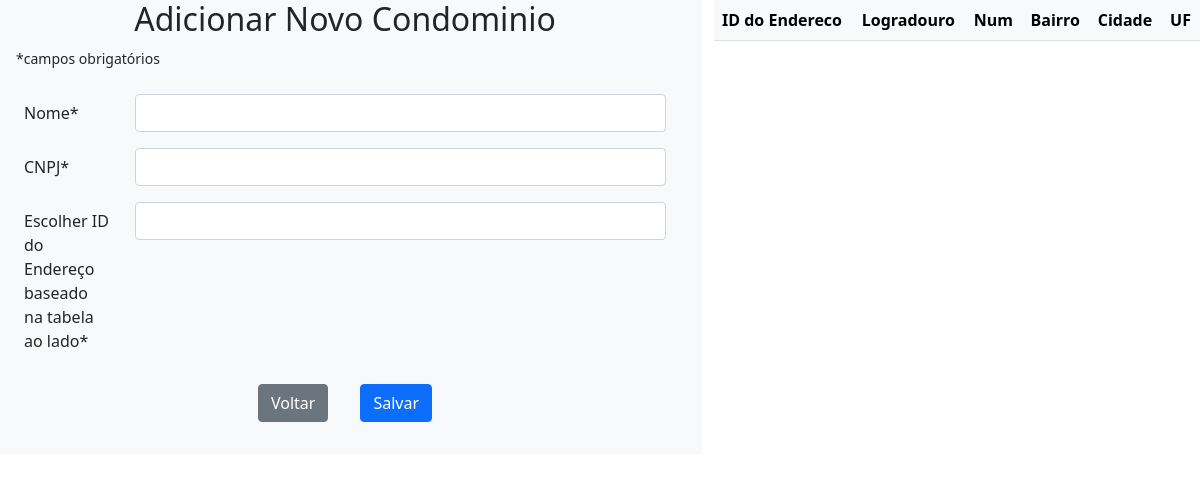
Page /T5_back/condominio/adicionar.php on the earlier database version.
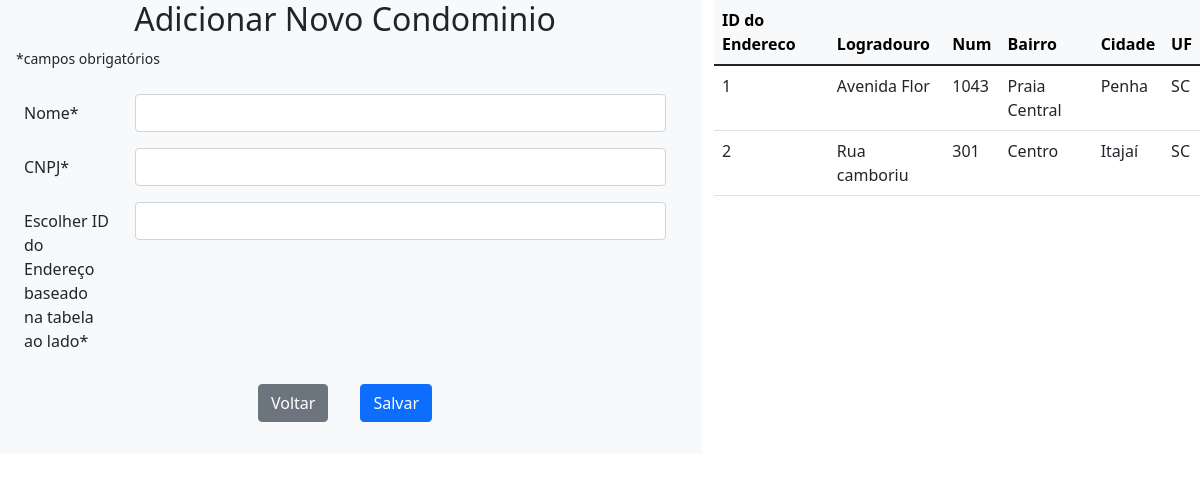
Same page on the later database version.
### tables this page shows
CREATE TABLE IF NOT EXISTS `Endereco` (
  `id` INT NOT NULL AUTO_INCREMENT COMMENT 'Codigo do endereço\n',
  `logradouro` VARCHAR(150) NULL COMMENT 'Rua do endereço\n',
  `numero` SMALLINT NULL COMMENT 'Numero do endereço\n',
  `bairro` VARCHAR(50) NULL COMMENT 'Bairro do endereço\n',
  `Cidade_id` INT NOT NULL COMMENT 'Código da cidade do endereço\n',
  PRIMARY KEY (`id`),
  INDEX `fk_Endereco_Cidade1_idx` (`Cidade_id` ASC) VISIBLE,
  CONSTRAINT `fk_Endereco_Cidade1`
    FOREIGN KEY (`Cidade_id`)
    REFERENCES `Cidade` (`id`)
    ON DELETE NO ACTION
    ON UPDATE NO ACTION);

CREATE TABLE IF NOT EXISTS `Cidade` (
  `id` INT NOT NULL AUTO_INCREMENT COMMENT 'Código da cidade\n',
  `nome` VARCHAR(50) NOT NULL COMMENT 'Nome da cidade\n',
  `uf` VARCHAR(2) NOT NULL COMMENT 'UF da cidade\n',
  PRIMARY KEY (`id`));

### T5_back/condominio/adicionar.php (the view, shortened to what this page needs)
<!DOCTYPE html>
<?php include('../connect.php'); ?>
<html>
<head>
    <link href="../../css/normalize.css" rel="stylesheet">
    <link href="../../css/bootstrap.min.css" rel="stylesheet">
</head>
<body>
    <div class="row">
        <div class="col-lg-7 bg-light">
                <h2 class="text-center">Adicionar Novo Condominio</h2>
                <small class="ms-3">*campos obrigatórios</small>
            <form class="m-3" action="adicionar_controller.php" method="post">
                <div class="row p-2">
                    <label class="col-2 col-form-label" for="nome">Nome*</label>
                    <div class="col-10">
                        <input class="form-control" type="text" name="nome" id="nome" required="true" maxlength="100" />
                    </div>
                </div>
                <div class="row p-2">
                    <label class="col-2 col-form-label" for="cnpj">CNPJ*</label>
                    <div class="col-10">
                        <input class="form-control" type="text" name="cnpj" id="cnpj" required="true" maxlength="18" />
                    </div>
                </div>
                <div class="row p-2">
                    <label class="col-2 col-form-label" for="senha">Escolher ID do Endereço baseado na tabela ao lado*</label>
                    <div class="col-10">
                        <input class="form-control" type="text" name="idEndereco" id="idEndereco" required="true" maxlength="10" />
                    </div>
                </div>
                <div class="d-flex justify-content-center">
                    <button class="btn btn-secondary m-3" type="button" onclick="location.href='../../index.php'">Voltar</button>
                    <button class="btn btn-primary m-3" type="submit">Salvar</button>
                </div>
            </form>
        </div>
        <div class="col-lg-5">
            <table class="table table-hover">
                <thead class="table-light">
                    <tr>
                        <th scope="col">ID do Endereco</th>
                        <th scope="col">Logradouro</th>
                        <th scope="col">Num</th>
                        <th scope="col">Bairro</th>
                        <th scope="col">Cidade</th>
                        <th scope="col">UF</th>
                    </tr>
                </thead>
                <tbody>
                    <?php
                    $sql = "SELECT endereco.id AS idEnd, endereco.logradouro, endereco.numero, endereco.bairro, cidade.nome, cidade.uf FROM endereco
            INNER JOIN cidade ON cidade.id=Endereco.Cidade_id";
                    if ($result = $mysqli->query($sql)) {
                        while ($row = $result->fetch_assoc()) {
                            echo "<tr>";
                            echo "<td>" . $row['idEnd'] . "</td>";
                            echo "<td>" . $row['logradouro'] . "</td>";
                            echo "<td>" . $row['numero'] . "</td>";
                            echo "<td>" . $row['bairro'] . "</td>";
                            echo "<td>" . $row['nome'] . "</td>";
                            echo "<td>" . $row['uf'] . "</td>";
                        }
                    }
                    ?>
                </tbody>
            </table>
        </div>
    </div>
</body>
</html>

Differences in the rows shown:
added endereco: id "1", logradouro "Avenida Flor", numero "1043", bairro "Praia Central", Cidade.nome "Penha", Cidade.uf "SC"
added endereco: id "2", logradouro "Rua camboriu", numero "301", bairro "Centro", Cidade.nome "Itajaí", Cidade.uf "SC"
